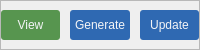
                        <widget class="QFrame" name="frame_9">
                         <property name="minimumSize">
                          <size>
                           <width>0</width>
                           <height>35</height>
                          </size>
                         </property>
                         <property name="maximumSize">
                          <size>
                           <width>16777215</width>
                           <height>50</height>
                          </size>
                         </property>
                         <property name="frameShape">
                          <enum>QFrame::Shape::StyledPanel</enum>
                         </property>
                         <property name="frameShadow">
                          <enum>QFrame::Shadow::Raised</enum>
                         </property>
                         <layout class="QHBoxLayout" name="horizontalLayout_6">
                          <property name="spacing">
                           <number>10</number>
                          </property>
                          <property name="leftMargin">
                           <number>0</number>
                          </property>
                          <property name="topMargin">
                           <number>0</number>
                          </property>
                          <property name="rightMargin">
                           <number>0</number>
                          </property>
                          <property name="bottomMargin">
                           <number>0</number>
                          </property>
                          <item>
                           <widget class="QPushButton" name="timetable_view_btn">
                            <property name="minimumSize">
                             <size>
                              <width>0</width>
                              <height>30</height>
                             </size>
                            </property>
                            <property name="font">
                             <font>
                              <pointsize>9</pointsize>
                              <bold>false</bold>
                             </font>
                            </property>
                            <property name="cursor">
                             <cursorShape>PointingHandCursor</cursorShape>
                            </property>
                            <property name="toolTip">
                             <string>&lt;html&gt;&lt;head/&gt;&lt;body&gt;&lt;p&gt;View the existing timetable.&lt;/p&gt;&lt;/body&gt;&lt;/html&gt;</string>
                            </property>
                            <property name="styleSheet">
                             <string notr="true">#timetable_view_btn{padding: 5px;
background: #57954F;
color: #F3F4F6;
border-radius: 3px;}</string>
                            </property>
                            <property name="text">
                             <string>View</string>
                            </property>
                           </widget>
                          </item>
                          <item>
                           <widget class="QPushButton" name="timetable_generate_btn">
                            <property name="minimumSize">
                             <size>
                              <width>0</width>
                              <height>30</height>
                             </size>
                            </property>
                            <property name="toolTip">
                             <string>&lt;html&gt;&lt;head/&gt;&lt;body&gt;&lt;p&gt;Generate or regenerate the entire timetable.&lt;/p&gt;&lt;/body&gt;&lt;/html&gt;</string>
                            </property>
                            <property name="styleSheet">
                             <string notr="true">#timetable_generate_btn{padding: 5px;
background: #2F69B2;
color: #F3F4F6;
border-radius: 3px;}</string>
                            </property>
                            <property name="text">
                             <string>Generate</string>
                            </property>
                            <property name="iconSize">
                             <size>
                              <width>14</width>
                              <height>14</height>
                             </size>
                            </property>
                           </widget>
                          </item>
                          <item>
                           <widget class="QPushButton" name="timetable_generate_updates_btn">
                            <property name="minimumSize">
                             <size>
                              <width>0</width>
                              <height>30</height>
                             </size>
                            </property>
                            <property name="toolTip">
                             <string>&lt;html&gt;&lt;head/&gt;&lt;body&gt;&lt;p&gt;Generate only the changes made to the school data without changing the existing timetable.&lt;/p&gt;&lt;/body&gt;&lt;/html&gt;</string>
                            </property>
                            <property name="styleSheet">
                             <string notr="true">#timetable_generate_updates_btn{padding: 5px;
background: #2F69B2;
color: #F3F4F6;
border-radius: 3px;}</string>
                            </property>
                            <property name="text">
                             <string>Update</string>
                            </property>
                            <property name="iconSize">
                             <size>
                              <width>14</width>
                              <height>14</height>
                             </size>
                            </property>
                           </widget>
                          </item>
                         </layout>
                        </widget>
